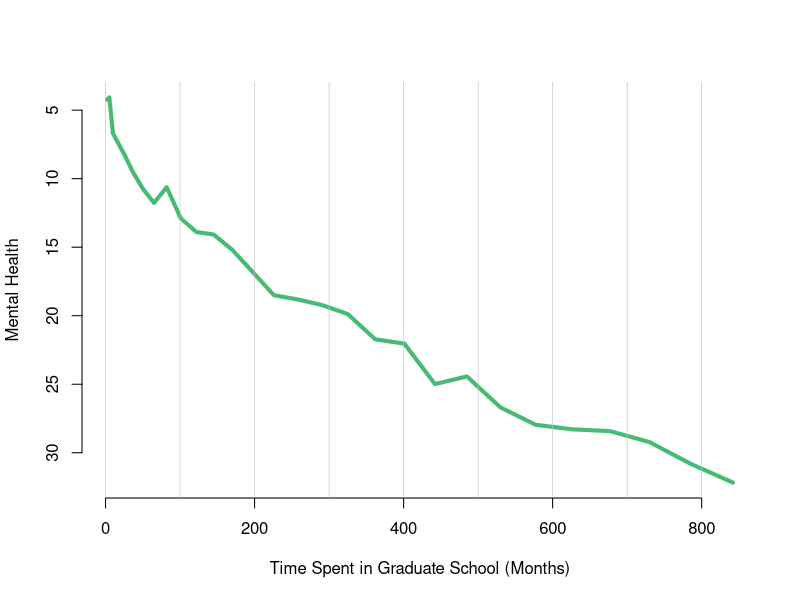

This figure's R source:
## ---- chunk 1
# Create data
x <- seq(1,29)^2+runif(29,0.98)
y <- abs(seq(1,29)+4*runif(29,0.4))

# Make the plotwith ylim in reverse
plot(y~x , ylim = rev(range(y)) ,
     lwd=4 , type="l" , bty="n" , ylab="Mental Health" , xlab="Time Spent in Graduate School (Months)", col=rgb(0.2,0.7,0.4,0.9) )

#Add the grey lines
abline(v=seq(0,900,100) , col="grey" , lwd=0.6)
